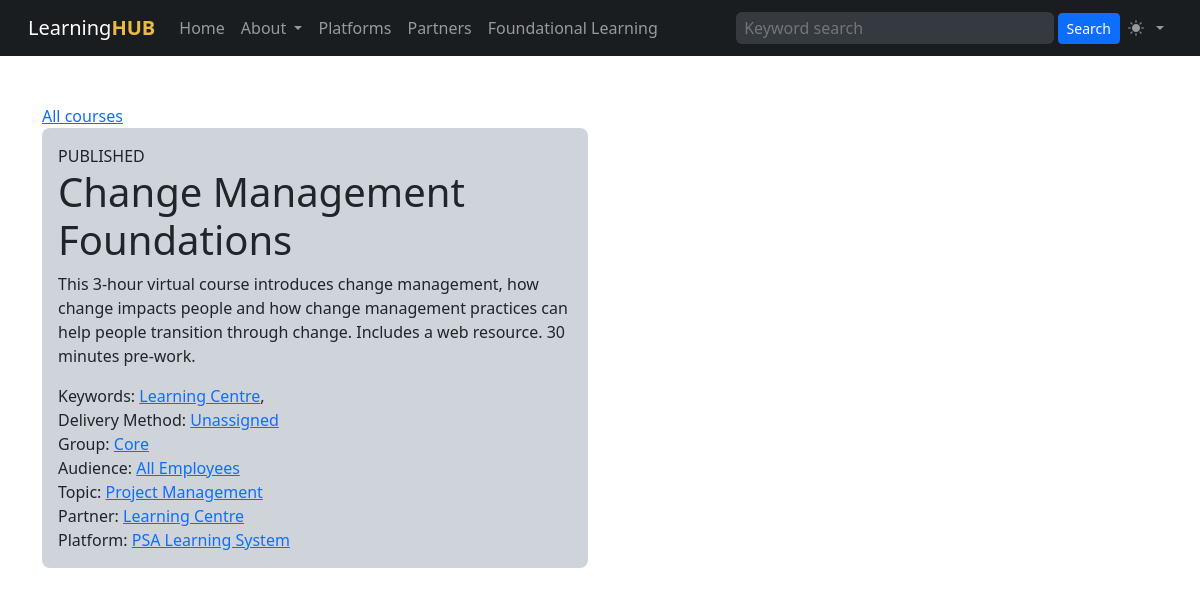
Before: /course.php?cid=20 with the older database file.
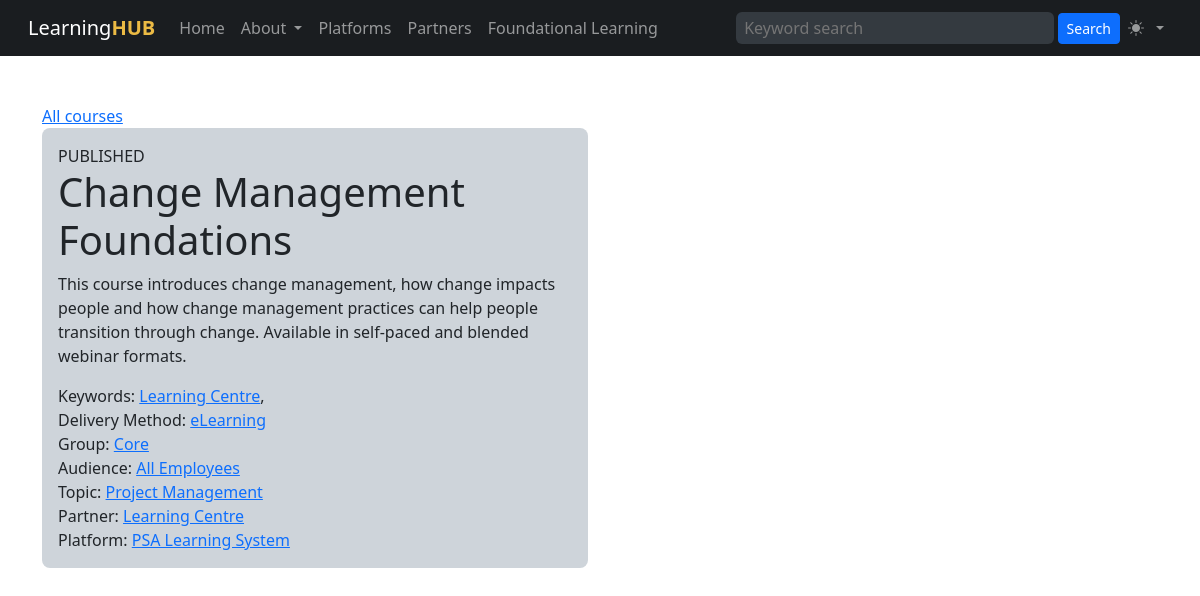
After: the same page with the newer database file.
### tables this page shows
CREATE TABLE "courses" (
    "id" INTEGER PRIMARY KEY AUTOINCREMENT NOT NULL,
    "status" VARCHAR NOT NULL,
    "sortorder" INTEGER,
    "name" VARCHAR NOT NULL,
    "slug" VARCHAR,
    "description" VARCHAR NOT NULL,
    "created" DATETIME NOT NULL,
    "modified" DATETIME,
    "platform_last_updated" DATETIME,
    "expiry_date" DATETIME,
    "user_idir" VARCHAR,
    "course_id" INTEGER,
    "weight" INTEGER,
    "url" VARCHAR,
    "search" TEXT,
    "keywords" VARCHAR,
    "refresh_cycle" TEXT,
    "partner_id" INTEGER,
    "platform_id" INTEGER,
    "dmethod_id" INTEGER,
    "group_id" INTEGER,
    "audience_id" INTEGER,
    "topic_id" INTEGER,
    FOREIGN KEY(partner_id) REFERENCES learning_partners(id),
    FOREIGN KEY(platform_id) REFERENCES learning_platforms(id),
    FOREIGN KEY(dmethod_id) REFERENCES delivery_methods(id),
    FOREIGN KEY(group_id) REFERENCES groups(id),
    FOREIGN KEY(audience_id) REFERENCES audiences(id),
    FOREIGN KEY(topic_id) REFERENCES topics(id)
);

CREATE TABLE "delivery_methods" (
    "id" INTEGER PRIMARY KEY AUTOINCREMENT NOT NULL,
    "created" DATETIME,
    "modified" DATETIME,
    "sortorder" INTEGER,
    "name" VARCHAR,
    "slug" VARCHAR,
    "description" VARCHAR,
    "icon" VARCHAR,
    "color" VARCHAR
);

CREATE TABLE "groups" (
    "id" INTEGER PRIMARY KEY AUTOINCREMENT NOT NULL,
    "created" DATETIME,
    "modified" DATETIME,
    "sortorder" INTEGER,
    "name" VARCHAR,
    "slug" VARCHAR,
    "description" VARCHAR,
    "icon" VARCHAR,
    "color" VARCHAR
);

CREATE TABLE "audiences" (
    "id" INTEGER PRIMARY KEY AUTOINCREMENT NOT NULL,
    "created" DATETIME,
    "modified" DATETIME,
    "sortorder" INTEGER,
    "name" VARCHAR,
    "slug" VARCHAR,
    "description" VARCHAR,
    "icon" VARCHAR,
    "color" VARCHAR
);

CREATE TABLE "topics" (
    "id" INTEGER PRIMARY KEY AUTOINCREMENT NOT NULL,
    "created" DATETIME,
    "modified" DATETIME,
    "sortorder" INTEGER,
    "name" VARCHAR,
    "slug" VARCHAR,
    "description" VARCHAR,
    "icon" VARCHAR,
    "color" VARCHAR
);

CREATE TABLE "learning_partners" (
    "id" INTEGER PRIMARY KEY AUTOINCREMENT NOT NULL,
    "created" DATETIME,
    "modified" DATETIME,
    "sortorder" INTEGER,
    "name" VARCHAR,
    "slug" VARCHAR,
    "description" VARCHAR,
    "icon" VARCHAR,
    "logo" VARCHAR,
    "color" VARCHAR,
    "url" VARCHAR,
    "admin_name" VARCHAR,
    "admin_email" VARCHAR
);

CREATE TABLE "learning_platforms" (
    "id" INTEGER PRIMARY KEY AUTOINCREMENT NOT NULL,
    "created" DATETIME,
    "modified" DATETIME,
    "sortorder" INTEGER,
    "name" VARCHAR,
    "slug" VARCHAR,
    "description" VARCHAR,
    "logo" VARCHAR,
    "icon" VARCHAR,
    "color" VARCHAR,
    "url" VARCHAR
);

### course.php (the view)
<?php
$db = new SQLite3('courses.sqlite', SQLITE3_OPEN_CREATE | SQLITE3_OPEN_READWRITE);
$db->enableExceptions(true);
?>
<?php require('template/header.php') ?>
<div class="container">
<div class="row">
<div class="col-md-6">
<div><a href="courses.php">All courses</a></div>
<?php
$cid = $_GET['cid'] ?? 0;
$sql = 'SELECT
            c.id AS cid,
            c.name AS cname,
            c.status AS cstatus,
            c.description AS cdesc,
            c.keywords AS ckeys,
            dm.id AS dmid,
            dm.name AS dmname,
            g.name AS groupname,
            g.id AS groupid,
            a.name AS audiencename,
            a.id AS audienceid,
            top.name AS topicname,
            top.id AS topicid,
            pa.name AS partnername,
            pa.id AS partnerid,
            plat.name AS platformname,
            plat.id AS platformid
        FROM
            courses c
        JOIN delivery_methods dm ON dm.id = c.dmethod_id
        JOIN groups g ON g.id = c.group_id
        JOIN audiences a ON a.id = c.audience_id
        JOIN topics top ON top.id = c.topic_id
        JOIN learning_partners pa ON pa.id = c.partner_id
        JOIN learning_platforms plat ON plat.id = c.platform_id
        WHERE c.id = ' . $cid . ';';
$statement = $db->prepare($sql);
$result = $statement->execute();
?>
<?php while ($row = $result->fetchArray()): ?>
    <div class="p-3 mb-2 bg-dark-subtle rounded-3">
        <div><?= strtoupper($row['cstatus']) ?></div>
        <h1><?= $row['cname'] ?></h1>
        <div class="mb-3"><?= $row['cdesc'] ?></div>
        <?php if(!empty($row['ckeys'])): ?>
        <?php $keys = explode(',',$row['ckeys']) ?>
        <div>
        Keywords:
        <?php foreach($keys as $k): ?>
        <a href="keyword.php?keyword=<?= $k ?>"><?= $k ?></a>,
        <?php endforeach ?>
        </div>
        <?php endif ?>
        <div>Delivery Method: <a href="filter.php?dmethod=<?= $row['dmid'] ?>"><?= $row['dmname'] ?></a></div>
        <div>Group: <a href="filter.php?group=<?= $row['groupid'] ?>"><?= $row['groupname'] ?></a></div>
        <div>Audience: <a href="filter.php?audience=<?= $row['audienceid'] ?>"><?= $row['audiencename'] ?></a></div>
        <div>Topic: <a href="filter.php?topic[]=<?= $row['topicid'] ?>"><?= $row['topicname'] ?></a></div>
        <div>Partner: <a href="filter.php?partner=<?= $row['partnerid'] ?>"><?= $row['partnername'] ?></a></div>
        <div>Platform: <a href="filter.php?platform=<?= $row['platformid'] ?>"><?= $row['platformname'] ?></a></div>
    </div>
<?php endwhile ?>
</div>
</div>
</div>
</body>
</html>

### template/header.php (shortened to what this page needs)
<!doctype html>
<html data-bs-theme="auto">
<head>
<link href="https://cdn.jsdelivr.net/npm/bootstrap@5.3.3/dist/css/bootstrap.min.css" rel="stylesheet">
<link rel="stylesheet" href="https://cdn.jsdelivr.net/npm/bootstrap-icons@1.11.3/font/bootstrap-icons.min.css">
</head>
<body>
<nav class="navbar bg-dark-subtle sticky-top navbar-expand-lg px-3 mb-5" data-bs-theme="dark" role="navigation" aria-label="Primary menu">
<div class="container-fluid">
    <a href="index.php" class="wordmark navbar-brand order-lg-first me-lg-3">
        Learning<span style="color: #ebba44; font-weight: bold;">HUB</span>
    </a>
    <div class="collapse navbar-collapse" id="navbarSupportedContent">
        <ul class="navbar-nav mb-2 mb-lg-0 order-1 order-lg-2">
            <li class="nav-item">
                <a class="nav-link" aria-current="page" href="index.php">Home</a>
            </li>
            <li class="nav-item dropdown">
                <a class="nav-link dropdown-toggle" href="about/" role="button" data-bs-toggle="dropdown" aria-expanded="false">
                  About
                </a>
            </li>
            <li class="nav-item">
                <a class="nav-link" href="learning-systems/">
                    Platforms
                  </a>
            </li>
            <li class="nav-item">
                <a class="nav-link" href="learning-systems/">
                    Partners
                  </a>
            </li>
            <li class="nav-item">
                <a class="nav-link" href="course/">
                  Foundational Learning
                </a>
            </li>
        </ul>
    </div>
    <form method="get" action="/filter.php" class="collapse navbar-collapse mt-1 mt-lg-0" role="search" id="navbarSearch">
        <input type="search"
                id="s"
                class="s px-2 py-1 bg-light-subtle flex-grow-1 flex-shrink-1 me-1 rounded-2 border-0"
                name="s"
                placeholder="Keyword search"
                required
                value="<?php if(!empty($_GET['s'])) echo htmlspecialchars($_GET['s']) ?>">
        <button class="btn btn-sm btn-primary" type="submit" class="searchsubmit" aria-label="Submit Search">
            Search
        </button>
    </form>
    <ul class="navbar-nav mb-2 mb-lg-0">
    <li class="nav-item dropdown">
            <button class="btn btn-link nav-link ml-3 py-2 px-0 px-lg-2 dropdown-toggle d-flex align-items-center" id="bd-theme" type="button" aria-expanded="false" data-bs-toggle="dropdown" data-bs-display="static" aria-label="Toggle theme (dark)">
              <span class="theme-icon-active"><i class="me-2"></i></span>
            </button>
        </li>
    </ul>
</div>
</nav>

Changed rows visible on the page:
changed courses "Change Management Foundations": description "This 3-hour virtual course introduces change management, how change impacts people and how change management practices can help people transition through change. Includes a web resource. 30 minutes pre-work." → "This course introduces change management, how change impacts people and how change management practices can help people transition through change. Available in self-paced and blended webinar formats."; dmethod.name "Unassigned" → "eLearning"
